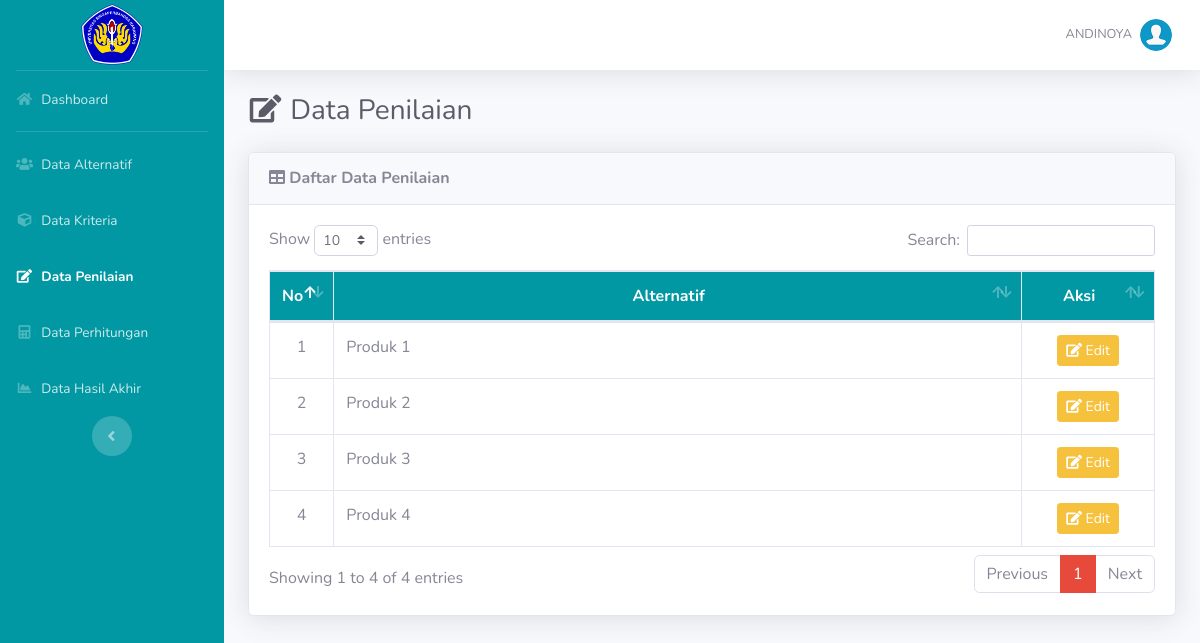
The page /list-penilaian.php (signed in) on the database its author committed.
### tables this page shows
CREATE TABLE `alternatif` (
  `id_alternatif` int(11) NOT NULL,
  `alternatif` varchar(100) NOT NULL
);

### list-penilaian.php (the view, shortened to what this page needs)
<?php require_once('includes/init.php'); ?>
<?php
require_once('template/header.php');
?>
<div class="d-sm-flex align-items-center justify-content-between mb-4">
	<h1 class="h3 mb-0 text-gray-800"><i class="fas fa-fw fa-edit"></i> Data Penilaian</h1>
</div>
<div class="card shadow mb-4">
	<div class="card-header py-3">
		<h6 class="m-0 font-weight-bold"><i class="fa fa-table"></i> Daftar Data Penilaian</h6>
	</div>
	<div class="card-body">
		<div class="table-responsive">
			<table class="table table-bordered" id="dataTable" width="100%" cellspacing="0">
				<thead class="bg-primary text-white">
					<tr align="center"style="background-color: #0198A3;">
						<th width="5%">No</th>
						<th>Alternatif</th>
						<th width="15%">Aksi</th>
					</tr>
				</thead>
				<tbody>
					<?php
					$no = 1;
					$query = mysqli_query($koneksi, "SELECT * FROM alternatif");
					while ($data = mysqli_fetch_array($query)) {
					?>
						<tr align="center">
							<td><?= $no ?></td>
							<td align="left"><?= $data['alternatif'] ?></td>
							<?php
							$id_alternatif = $data['id_alternatif'];
							$q = mysqli_query($koneksi, "SELECT * FROM penilaian WHERE id_alternatif='$id_alternatif'");
							$cek_tombol = mysqli_num_rows($q);
							?>
							<td>
								<?php if ($cek_tombol == 0) { ?>
									<a data-toggle="modal" href="#set<?= $data['id_alternatif'] ?>" class="btn btn-success btn-sm"><i class="fa fa-plus"></i> Input</a>
								<?php } else { ?>
									<a data-toggle="modal" href="#edit<?= $data['id_alternatif'] ?>" class="btn btn-warning btn-sm"><i class="fa fa-edit"></i> Edit</a>
								<?php } ?>
							</td>
						</tr>
					<?php
						$no++;
					}
					?>
				</tbody>
			</table>
		</div>
	</div>
</div>
<?php
require_once('template/footer.php');
?>

### rows shown on the page
alternatif: alternatif "Produk 1"
alternatif: alternatif "Produk 2"
alternatif: alternatif "Produk 3"
alternatif: alternatif "Produk 4"

### other values the page prints
$_SESSION['username'] "ANDINOYA"
